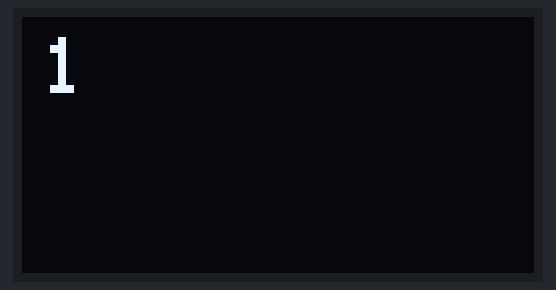
Recording of a sketch running on a simulated Arduino Uno, built with avr-gcc and run on an emulated ATmega328P. Shown: 128×64 one-colour display.

Above: at 0.45 s.

Measured:
- by itself, everything shown: repeats every 0.68 s, in 3 steps

The sketch:

02Program_Oled_Nombre_from_ProfeGitHub.ino
```cpp
/*  oled_sh1106_i2c_escribe_nombre
 *
 * Usando pantalla OLED SH1106 I2C 128x64px
 * David Guzmán
 * Junio de 2022
 *
 * Escribe un texto (nombre) en pantalla OLED.
 *
 * Basado en ejemplo SH1106_128x64_i2c_QTPY de
 * biblioteca Adafruit SH100X.
 *
 * Conexiones:
 *    OLED      Arduino UNO
 *    VCC  --   5V
 *    GND  --   GND
 *    SCK  --   A5
 *    SDA  --   A4
 *
 */
#include <SPI.h>
#include <Wire.h>
#include <Adafruit_GFX.h>
#include <Adafruit_SH110X.h>

/* Uncomment the initialize the I2C address , uncomment only one, If you get a totally blank screen try the other*/
#define i2c_Address 0x3c //initialize with the I2C addr 0x3C Typically eBay OLED's

#define SCREEN_WIDTH 128 // OLED display width, in pixels
#define SCREEN_HEIGHT 64 // OLED display height, in pixels
#define OLED_RESET -1   //   QT-PY / XIAO

Adafruit_SH1106G display = Adafruit_SH1106G(SCREEN_WIDTH, SCREEN_HEIGHT, &Wire, OLED_RESET);

void setup() {
  delay(250); // wait for the OLED to power up
  display.begin(i2c_Address, true); // Address 0x3C default

  display.clearDisplay(); //limpia contenido de pantalla

  display.setTextSize(1); //asigna tamaño de la fuente. Debe ser número entero.
  display.setTextColor(SH110X_WHITE); //color de texto
  display.setCursor(0, 0);  //posición de inicio de texto, coordenadas x,y

  display.println("Nombre");  //println imprime texto y agrega un salto de línea
  display.print("Hugo.");     //print imprime texto sin agregar salto de línea
  display.print(" ");
  display.print("Caba");
  //display.print(char(0x86));  //caracter 0x86 = á
  display.println("R.");    //termina con salto de línea
  display.print("Bogot");
  display.print(char(0x86));  //caracter 0x86 = á
  display.print(", COL");

  display.setCursor(10, 40);  //posición de inicio de texto, coordenadas x,y
  display.setTextSize(2); //tamaño doble
  display.print("A");
  display.print(char(0xA4));  //caracter 0xA4 = ñ
  display.print("o ");
  display.print(2024);   //imprime un número

  display.display();  //muestra contenido en pantalla. Sin ella, no dibuja.
}

void loop() {
  // vacío

  display.clearDisplay();
  display.setCursor(5, 5);
  display.print("1");
  display.display();
  delay(200);
  display.print("2");
  display.display();
  delay(200);
  display.print("3");
  delay(200);
  display.display();


}
```
